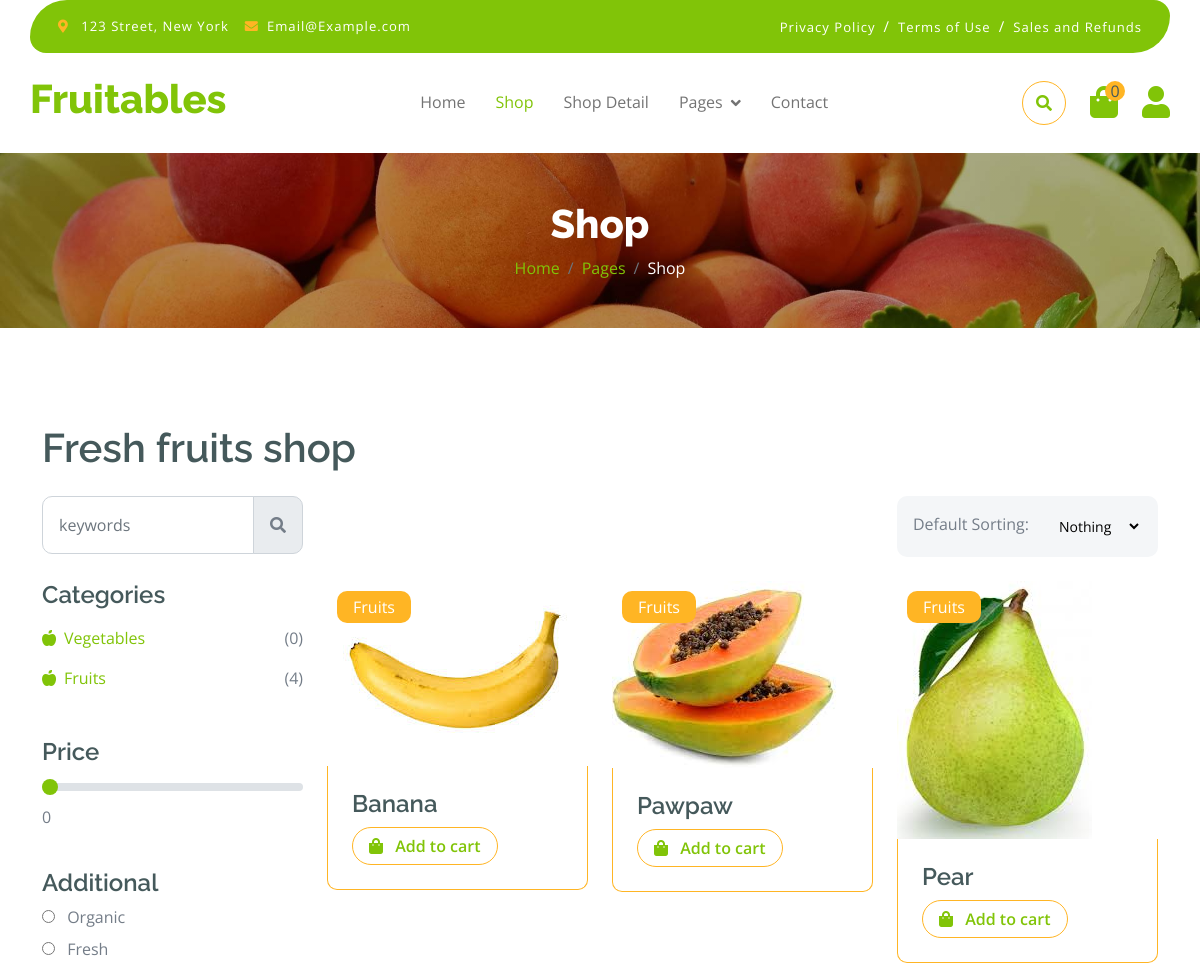
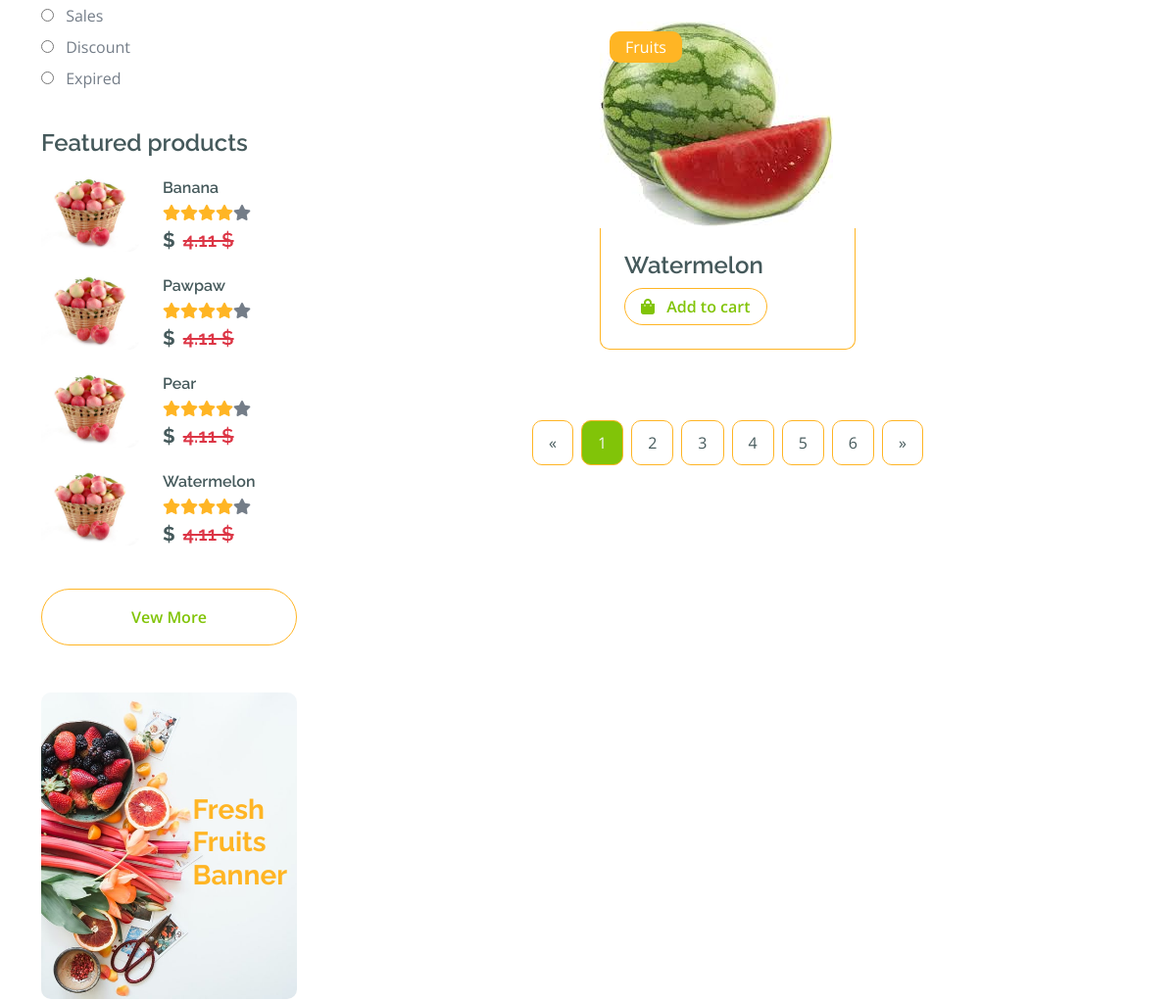
The page /shop (upper part) on the database as committed earlier (2 pictures, top to bottom).
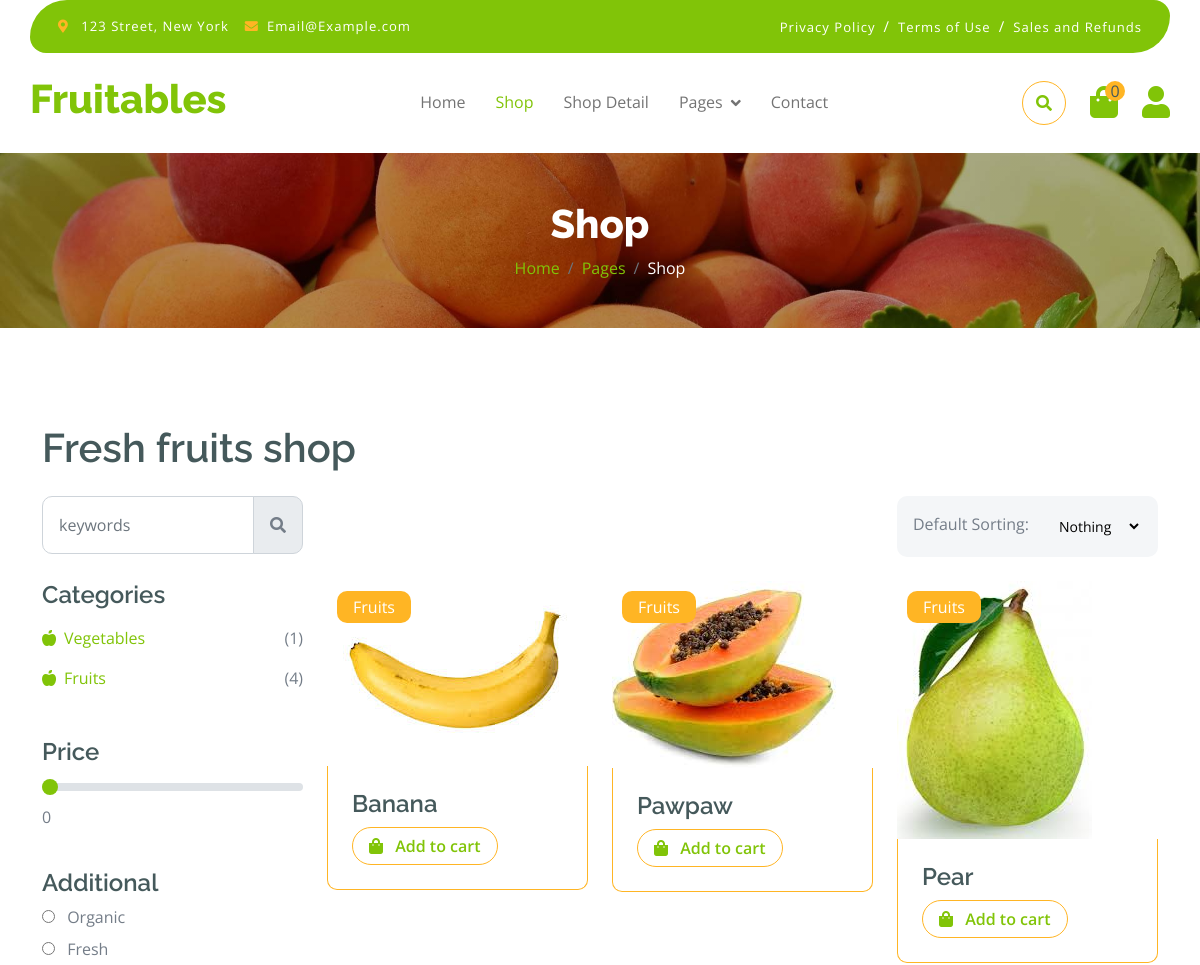
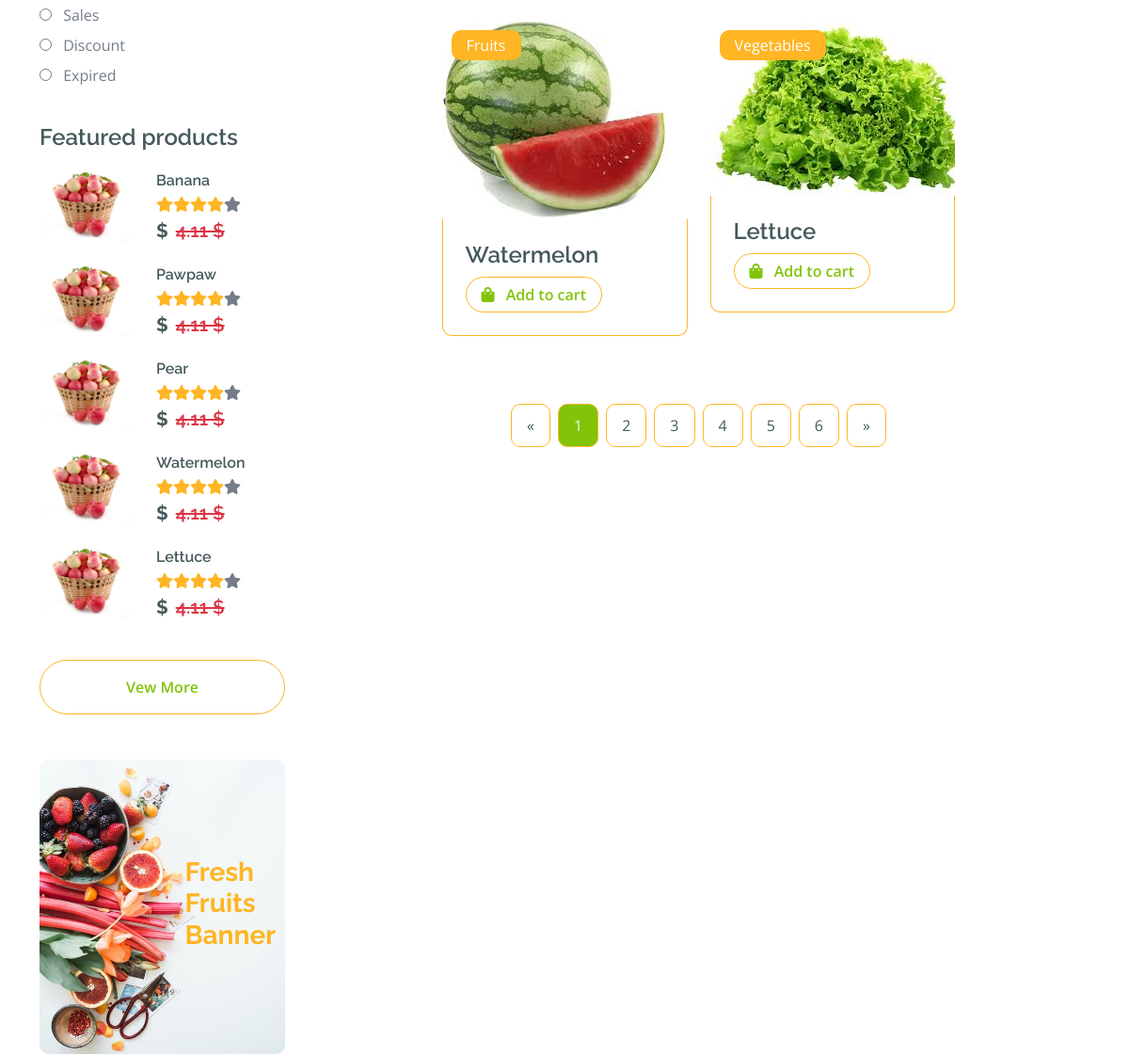
The same page on the database as committed later (2 pictures, top to bottom).
### Products/models.py (models this page shows, shortened)
class Category(models.Model):
    name = models.CharField(max_length=100)
    description = models.CharField(max_length=100)
    updated_on = models.DateField(auto_now=True)
    created = models.DateTimeField(auto_now_add=True)
    def __str__(self):
        return self.name

class Product(models.Model):
    CLASSIFICATION_TYPE = (
        ('organic', 'Organic'),
        ('inorganic', 'Inorganic'),
    )
    HEALTH_STATUS = (
        ('healthy', 'Healthy'),
        ('unhealthy', 'Unhealthy'),
    )
    name = models.CharField(max_length=100)
    desc = models.CharField(max_length=500)
    price = models.DecimalField(max_digits=20, decimal_places=2)
    image = models.ImageField(default=False, blank=True)
    weight = models.DecimalField(max_digits=20, decimal_places=2)
    min_weight = models.DecimalField(max_digits=10, decimal_places=2)
    country_of_origin = models.CharField(max_length=100)
    quality = models.CharField(max_length=25, choices=CLASSIFICATION_TYPE, null=True, blank=True)
    health_status = models.CharField(max_length=25, choices=HEALTH_STATUS, null=True, blank=True)
    classification = models.CharField(max_length=25, choices=CLASSIFICATION_TYPE, null=True, blank=True)
    is_feature = models.BooleanField(default=False)
    is_bestseller = models.BooleanField(default=False)
    is_organic = models.BooleanField(default=False)
    is_inorganic = models.BooleanField(default=False)
    category = models.ForeignKey(Category, related_name="products", blank=True, null=True, on_delete=models.CASCADE)

### Products/views.py (the view)
# urls.py: path('shop', views.shop, name='shop'),
def shop(request):
    features = Product.objects.filter(is_feature = True)
    categorys = Category.objects.all()
    allProducts = Category.objects.all()
    featureall = Product.objects.filter(is_feature=True)
    allproduct = Product.objects.all()
    cart = Cart(request)
    product_count = cart.get_product_count()
    return render(request, 'shop.html', {'features':features, 'categorys':categorys, 'allproducts':allProducts, 'featureall':featureall, 'allproduct':allproduct, 'product_count':product_count})

### Products/cart.py (called while the page is built)
    def get_product_count(self):
        return len(self.cart)

### Products/templates/shop.html (shortened to what the changed rows need)
{% load static %}
<!DOCTYPE html>
<html lang="en">
  <head>
    <link
      rel="stylesheet"
      href="https://use.fontawesome.com/releases/v5.15.4/css/all.css"
    />
    <link
      href="https://cdn.jsdelivr.net/npm/bootstrap-icons@1.4.1/font/bootstrap-icons.css"
      rel="stylesheet"
    />
    <link
      href="{% static 'lib/lightbox/css/lightbox.min.css' %}"
      rel="stylesheet"
    />
    <link
      href="{% static 'lib/owlcarousel/assets/owl.carousel.min.css' %}"
      rel="stylesheet"
    />
    <link href="{% static 'css/bootstrap.min.css' %}" rel="stylesheet" />
    <link href="{% static 'css/style.css' %}" rel="stylesheet" />
  </head>
  <body>
    <div class="container-fluid fixed-top">
      <div class="container px-0">
        <nav class="navbar navbar-light bg-white navbar-expand-xl">
          <a href="index.html" class="navbar-brand"
            ><h1 class="text-primary display-6">Fruitables</h1></a
          >
        </nav>
      </div>
    </div>
    <div class="container-fluid page-header py-5">
      <h1 class="text-center text-white display-6">Shop</h1>
    </div>
    <div class="container-fluid fruite py-5">
      <div class="container py-5">
        <h1 class="mb-4">Fresh fruits shop</h1>
        <div class="row g-4">
          <div class="col-lg-12">
            <div class="row g-4">
              <div class="col-lg-3">
                <div class="row g-4">
                  <div class="col-lg-12">
                    <div class="mb-3">
                      <ul class="list-unstyled fruite-categorie">
                        {% for category in allproducts %}
                        <li>
                          <div
                            class="d-flex justify-content-between fruite-name"
                          >
                            <a href="#"
                              ><i class="fas fa-apple-alt me-2"></i
                              >{{category.name}}</a
                            >
                            <span>({{category.products.count}})</span>
                          </div>
                        </li>
                        {% endfor %}
                      </ul>
                    </div>
                  </div>
                  <div class="col-lg-12">
                    {% for product in featureall %}
                    <div
                      class="d-flex align-items-center justify-content-start"
                    >
                      <div
                        class="rounded me-4"
                        style="width: 100px; height: 100px"
                      >
                        <img
                          src="img/featur-1.jpg"
                          class="img-fluid rounded"
                          alt=""
                        />
                      </div>
                      <div>
                        <h6 class="mb-2">{{product.name}}</h6>
                        <div class="d-flex mb-2">
                          <i class="fa fa-star text-secondary"></i>
                          <i class="fa fa-star text-secondary"></i>
                          <i class="fa fa-star text-secondary"></i>
                          <i class="fa fa-star text-secondary"></i>
                          <i class="fa fa-star"></i>
                        </div>
                        <div class="d-flex mb-2">
                          <h5 class="fw-bold me-2">{{product.prize}} $</h5>
                          <h5 class="text-danger text-decoration-line-through">
                            4.11 $
                          </h5>
                        </div>
                      </div>
                    </div>
                    {% endfor %}
                  </div>
                </div>
              </div>
              <div class="col-lg-9">
                <div class="row g-4 justify-content-center">
                  {% for product in allproduct %}
                  <div class="col-md-6 col-lg-6 col-xl-4">
                    <div class="rounded position-relative fruite-item">
                      <a href="{% url 'shop_detail' product.id %}">
                        <div class="fruite-img">
                          <img
                            src="{{product.image.url}}"
                            class=""
                            alt=""
                          />
                        </div>
                      </a>
                      <div
                        class="text-white bg-secondary px-3 py-1 rounded position-absolute"
                        style="top: 10px; left: 10px"
                      >
                        {{product.category}}
                      </div>
                      <div
                        class="p-4 border border-secondary border-top-0 rounded-bottom"
                      >
                        <h4>{{product.name}}</h4>
                        <div
                          class="d-flex justify-content-between flex-lg-wrap"
                        >
                          <a
                            href="{% url 'shop_detail' product.id %}"
                            class="btn border border-secondary rounded-pill px-3 text-primary"
                            ><i
                              class="fa fa-shopping-bag me-2 text-primary"
                            ></i>
                            Add to cart</a
                          >
                        </div>
                      </div>
                    </div>
                  </div>
                  {% endfor %}
                </div>
              </div>
            </div>
          </div>
        </div>
      </div>
    </div>
  </body>
</html>

Rows that differ between the two databases and show on the page:
computed for Category "Vegetables": products.count "0" → "1"
added Product: name "Lettuce", image (picture), category "Vegetables"
